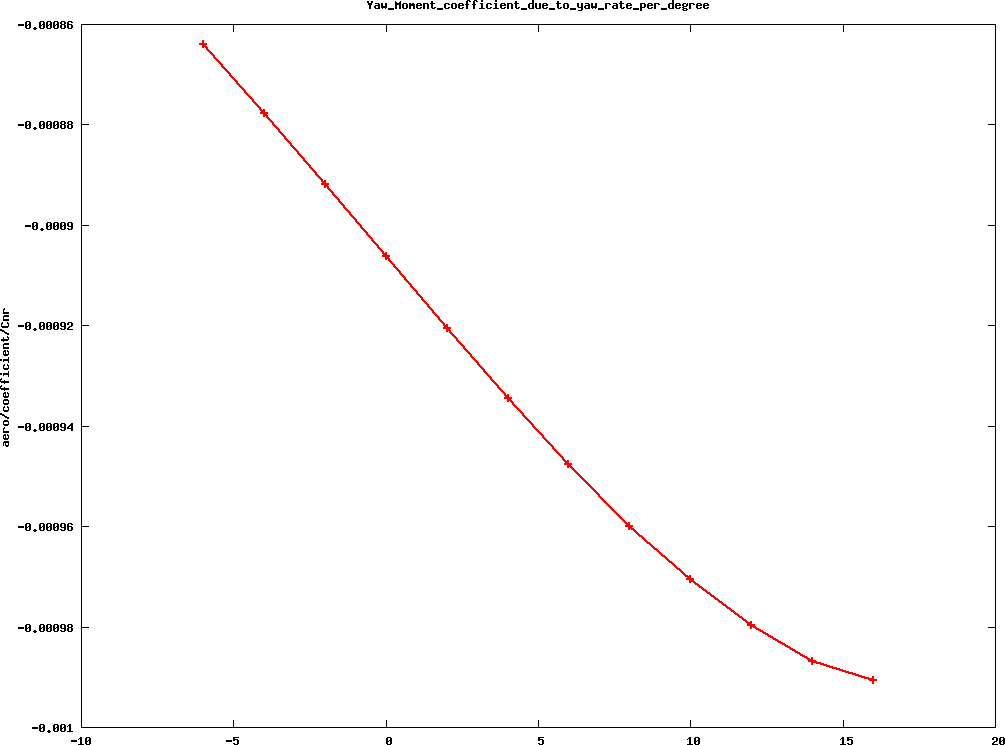

Write gnuplot code to recreate this figure.
#! gnuplot 
set title "Yaw_Moment_coefficient_due_to_yaw_rate_per_degree"
set xlabel ""
set ylabel "aero/coefficient/Cnr"
set term png medium size 1024,768 crop
unset key

set out 'Yaw_Moment_coefficient_due_to_yaw_rate_per_degree.png'
plot \
'Yaw_Moment_coefficient_due_to_yaw_rate_per_degree.dat' w linespoints lw 2
set out
set term png medium size 1024,768 crop
